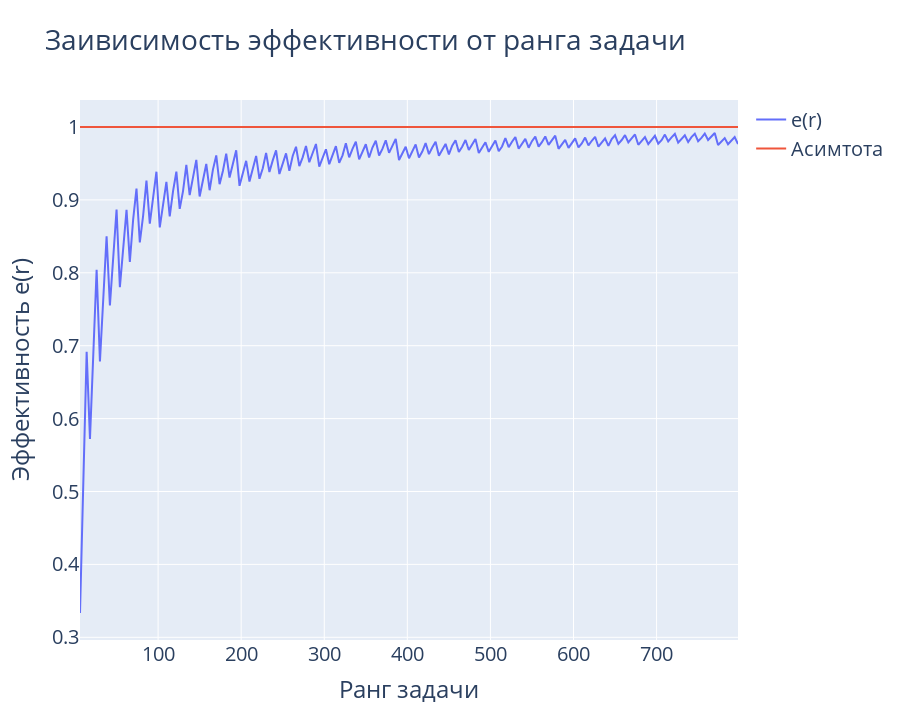

This figure's notebook cell:
### Markdown cell above
## Efficency on rank

### Code cell
x = []
y = []
ranks = []
for i in range(1, 200):
    matrix = MatrixPU(config={'p': 1, 'q': 1, 'm': i, 'PROCS_ELEMS': 3})
    report = matrix.report
    x.append(report['rank'])
    y.append(report['efficency'])            
fig = go.Figure()
fig.add_trace(
    go.Scatter(x=x, y=y, name='e(r)',
               text=[f'r = {x}, e(r) = {y}' for x, y in zip(x, y)],
               mode='lines')
)
fig.add_trace(
    go.Scatter(x=[min(x), max(x)], y=[1, 1],
               name='Асимтота', mode='lines')               
)
fig.update_layout(title='Заивисимость эффективности от ранга задачи',
                  font=dict(size=20),
                  xaxis_title='Ранг задачи',
                  yaxis_title='Эффективность e(r)',
                  height=720)
fig.show()

### Figure 1 — Plotly figure (JSON) as saved in the notebook; plotly's stock layout.template omitted (floating-point values rounded to 4 significant figures; data arrays with more than 128 entries replaced by an {"elided": "..."} marker saying what was removed)
{"data": [{"mode": "lines", "name": "e(r)", "text": {"elided": "199 str values"}, "type": "scatter", "x": {"elided": "199 int values"}, "y": {"elided": "199 float values"}}, {"mode": "lines", "name": "Асимтота", "type": "scatter", "x": [6, 798], "y": [1, 1]}], "layout": {"font": {"size": 20}, "height": 720, "title": {"text": "Заивисимость эффективности от ранга задачи"}, "xaxis": {"title": {"text": "Ранг задачи"}}, "yaxis": {"title": {"text": "Эффективность e(r)"}}}}
